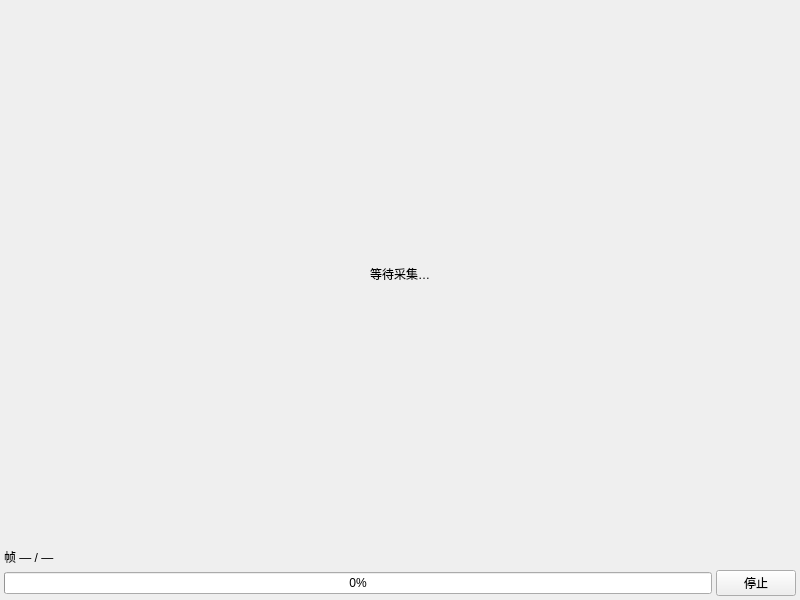
<?xml version="1.0" encoding="UTF-8"?>
<ui version="4.0">
 <class>AcquisitionImagePanel</class>
 <widget class="QWidget" name="AcquisitionImagePanel">
  <property name="geometry">
   <rect>
    <x>0</x>
    <y>0</y>
    <width>800</width>
    <height>600</height>
   </rect>
  </property>
  <layout class="QVBoxLayout" name="verticalLayout" stretch="1,0,0">
   <property name="leftMargin">
    <number>4</number>
   </property>
   <property name="topMargin">
    <number>4</number>
   </property>
   <property name="rightMargin">
    <number>4</number>
   </property>
   <property name="bottomMargin">
    <number>4</number>
   </property>
   <property name="spacing">
    <number>4</number>
   </property>
   <item>
    <widget class="QLabel" name="imageLabel">
     <property name="text">
      <string>等待采集…</string>
     </property>
     <property name="alignment">
      <set>Qt::AlignCenter</set>
     </property>
    </widget>
   </item>
   <item>
    <widget class="QLabel" name="lbFrame">
     <property name="text">
      <string>帧 — / —</string>
     </property>
    </widget>
   </item>
   <item>
    <layout class="QHBoxLayout" name="bottomRow">
     <item>
      <widget class="QProgressBar" name="progressBar">
       <property name="value">
        <number>0</number>
       </property>
      </widget>
     </item>
     <item>
      <widget class="QPushButton" name="btnStop">
       <property name="text">
        <string>停止</string>
       </property>
      </widget>
     </item>
    </layout>
   </item>
  </layout>
 </widget>
 <resources/>
 <connections/>
</ui>
